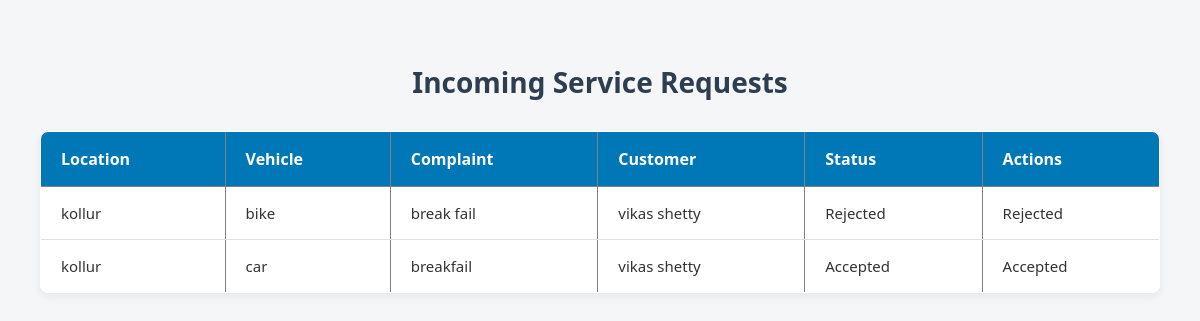
Page /incoming_requests (signed in) on the committed database.
### tables this page shows
CREATE TABLE requests (
    id INTEGER PRIMARY KEY AUTOINCREMENT,
    user_id INTEGER,
    mechanic_id INTEGER,
    location TEXT,
    vehicle_type TEXT,
    complaint TEXT,
    status TEXT DEFAULT 'Pending'
);

CREATE TABLE users (
                id INTEGER PRIMARY KEY AUTOINCREMENT,
                fname TEXT NOT NULL,
                lname TEXT NOT NULL,
                animal TEXT NOT NULL,
                email TEXT NOT NULL UNIQUE,
                password TEXT NOT NULL
            );

### app.py (the view)
@app.route('/incoming_requests')
def incoming_requests():
    user_id = session.get('user_id')
    if not user_id:
        flash('Please login to view requests.', 'error')
        return redirect(url_for('meclogin'))
    with sqlite3.connect("users.db") as conn:
        cursor = conn.cursor()
        cursor.execute("""
            SELECT r.id, r.location, r.vehicle_type, r.complaint, u.fname, u.lname, r.status
            FROM requests r
            JOIN users u ON r.user_id = u.id
            WHERE r.mechanic_id = ?
        """, (user_id,))
        requests = cursor.fetchall()
    return render_template('incoming_requests.html', requests=requests)

### templates/incoming_requests.html (shortened to what this page needs)
<!DOCTYPE html>
<html lang="en">
<head>
</head>
<body>
<h2>Incoming Service Requests</h2>
<table border="1">
  <tr>
    <th>Location</th><th>Vehicle</th><th>Complaint</th><th>Customer</th><th>Status</th><th>Actions</th>
  </tr>
  {% for r in requests %}
  <tr>
    <td>{{ r[1] }}</td>
    <td>{{ r[2] }}</td>
    <td>{{ r[3] }}</td>
    <td>{{ r[4] }} {{ r[5] }}</td>
    <td>{{ r[6] }}</td>
    <td>
      {% if r[6] == 'Pending' %}
        <form method="post" action="{{ url_for('update_request_status', request_id=r[0], new_status='Accepted') }}" style="display:inline;">
            <button type="submit">Accept</button>
        </form>
        <form method="post" action="{{ url_for('update_request_status', request_id=r[0], new_status='Rejected') }}" style="display:inline;">
            <button type="submit">Reject</button>
        </form>
      {% else %}
        {{ r[6] }}
      {% endif %}
    </td>
  </tr>
  {% endfor %}
</table>
</body>
</html>

### templates/incoming_requests.html (style rules this page uses)
body { font-family: 'Segoe UI', Tahoma, Geneva, Verdana, sans-serif; background-color: #f4f6f8; margin: 0; padding: 40px; color: #333; }
h2 { text-align: center; color: #2c3e50; font-size: 28px; margin-bottom: 30px; }
table { width: 100%; border-collapse: collapse; background-color: #ffffff; box-shadow: 0 4px 10px rgba(0, 0, 0, 0.06); border-radius: 8px; overflow: hidden; }
th, td { padding: 16px 20px; text-align: left; }
th { background-color: #0077b6; color: white; font-size: 16px; font-weight: 600; }
td { border-bottom: 1px solid #e0e0e0; font-size: 15px; }
tr:last-child td { border-bottom: none; }

### rows in the picture
requests: location "kollur", vehicle_type "bike", complaint "break fail", fname "vikas", lname "shetty", status "Rejected"
requests: location "kollur", vehicle_type "car", complaint "breakfail", fname "vikas", lname "shetty", status "Accepted"
